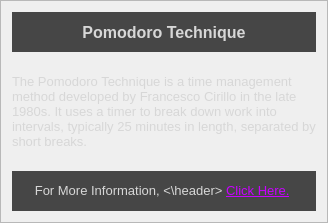
                      <widget class="QFrame" name="RPSTBubblePomodoro">
                       <property name="sizePolicy">
                        <sizepolicy hsizetype="MinimumExpanding" vsizetype="Fixed">
                         <horstretch>0</horstretch>
                         <verstretch>0</verstretch>
                        </sizepolicy>
                       </property>
                       <property name="minimumSize">
                        <size>
                         <width>0</width>
                         <height>221</height>
                        </size>
                       </property>
                       <property name="styleSheet">
                        <string notr="true">QFrame#RPSTBubblePomodoro
{
	background-color: rgb(90, 90, 90);

	border-style: solid;
	border-color: rgb(70, 70, 70);
	border-width: 2px;
};</string>
                       </property>
                       <property name="frameShape">
                        <enum>QFrame::StyledPanel</enum>
                       </property>
                       <property name="frameShadow">
                        <enum>QFrame::Raised</enum>
                       </property>
                       <layout class="QVBoxLayout" name="verticalLayout_14">
                        <property name="spacing">
                         <number>6</number>
                        </property>
                        <item>
                         <widget class="QLabel" name="RPSTPomoHeader">
                          <property name="sizePolicy">
                           <sizepolicy hsizetype="MinimumExpanding" vsizetype="Fixed">
                            <horstretch>0</horstretch>
                            <verstretch>0</verstretch>
                           </sizepolicy>
                          </property>
                          <property name="minimumSize">
                           <size>
                            <width>120</width>
                            <height>40</height>
                           </size>
                          </property>
                          <property name="font">
                           <font>
                            <pointsize>12</pointsize>
                            <italic>false</italic>
                            <bold>true</bold>
                            <underline>false</underline>
                            <strikeout>false</strikeout>
                           </font>
                          </property>
                          <property name="styleSheet">
                           <string notr="true">background-color: rgb(70, 70, 70);
color: rgb(215, 215, 215);</string>
                          </property>
                          <property name="text">
                           <string>Pomodoro Technique</string>
                          </property>
                          <property name="alignment">
                           <set>Qt::AlignCenter</set>
                          </property>
                         </widget>
                        </item>
                        <item>
                         <widget class="QLabel" name="RPSTPomoDesc">
                          <property name="sizePolicy">
                           <sizepolicy hsizetype="MinimumExpanding" vsizetype="Fixed">
                            <horstretch>0</horstretch>
                            <verstretch>0</verstretch>
                           </sizepolicy>
                          </property>
                          <property name="minimumSize">
                           <size>
                            <width>0</width>
                            <height>107</height>
                           </size>
                          </property>
                          <property name="font">
                           <font>
                            <pointsize>10</pointsize>
                            <bold>false</bold>
                           </font>
                          </property>
                          <property name="styleSheet">
                           <string notr="true">color: rgb(215, 215, 215);</string>
                          </property>
                          <property name="text">
                           <string>The Pomodoro Technique is a time management method developed by Francesco Cirillo in the late 1980s. It uses a timer to break down work into intervals, typically 25 minutes in length, separated by short breaks.</string>
                          </property>
                          <property name="wordWrap">
                           <bool>true</bool>
                          </property>
                         </widget>
                        </item>
                        <item>
                         <widget class="QLabel" name="RPSTPomoFooter">
                          <property name="sizePolicy">
                           <sizepolicy hsizetype="MinimumExpanding" vsizetype="Fixed">
                            <horstretch>0</horstretch>
                            <verstretch>0</verstretch>
                           </sizepolicy>
                          </property>
                          <property name="minimumSize">
                           <size>
                            <width>120</width>
                            <height>40</height>
                           </size>
                          </property>
                          <property name="font">
                           <font>
                            <pointsize>10</pointsize>
                            <italic>false</italic>
                            <bold>false</bold>
                            <underline>false</underline>
                            <strikeout>false</strikeout>
                           </font>
                          </property>
                          <property name="styleSheet">
                           <string notr="true">background-color: rgb(70, 70, 70);
color: rgb(215, 215, 215);</string>
                          </property>
                          <property name="text">
                           <string>&lt;html&gt;
&lt;header&gt;For More Information, &lt;\header&gt;
&lt;a href=&quot;https://science.nichd.nih.gov/confluence/pages/viewpage.action?pageId=160956640&quot;&gt;&lt;span style=&quot;color:rgb(200, 0 , 255);&quot;&gt;Click Here.&lt;/a&gt;
&lt;/html&gt;</string>
                          </property>
                          <property name="textFormat">
                           <enum>Qt::RichText</enum>
                          </property>
                          <property name="alignment">
                           <set>Qt::AlignCenter</set>
                          </property>
                          <property name="openExternalLinks">
                           <bool>true</bool>
                          </property>
                         </widget>
                        </item>
                       </layout>
                      </widget>
